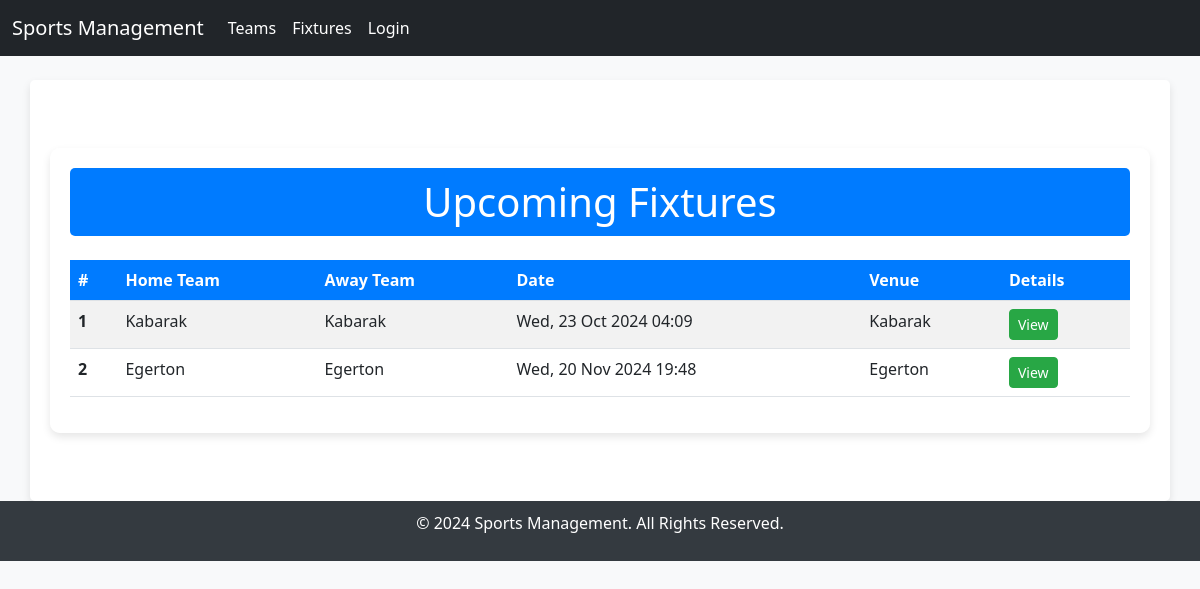
The page / on the database its author committed.
### sports/models.py (models this page shows, shortened)
class Fixture(models.Model):
    sport = models.ForeignKey(Sport, on_delete=models.CASCADE)
    team_home = models.ForeignKey(Team, related_name='home_team', on_delete=models.CASCADE)
    team_away = models.ForeignKey(Team, related_name='away_team', on_delete=models.CASCADE)
    venue = models.ForeignKey(Venue, on_delete=models.CASCADE)
    match_date = models.DateTimeField()
    result = models.CharField(max_length=100, blank=True, null=True)

class Team(models.Model):
    name = models.CharField(max_length=200)
    coach = models.ForeignKey(User, on_delete=models.CASCADE)
    sport = models.ForeignKey(Sport, on_delete=models.CASCADE)
    def __str__(self):
        return self.name

class Venue(models.Model):
    name = models.CharField(max_length=200)
    location = models.CharField(max_length=300)
    capacity = models.IntegerField()
    def __str__(self):
        return self.name

### sports/views.py (the view)
# urls.py: 2. Add a URL to urlpatterns:  path('', views.home, name='home')
def home(request):
    fixtures = Fixture.objects.all().order_by('match_date')
    return render(request,"index.html",{'fixtures': fixtures})

### sports/templates/index.html (shortened to what this page needs)
{% extends 'base.html' %}
{% block content %}
{% load static %}
<div class="container my-5 fixture-table">
    <h1 class="fixture-header mb-4">Upcoming Fixtures</h1>
    <table class="table table-striped">
        <thead>
            <tr>
                <th scope="col">#</th>
                <th scope="col">Home Team</th>
                <th scope="col">Away Team</th>
                <th scope="col">Date</th>
                <th scope="col">Venue</th>
                <th scope="col">Details</th>
            </tr>
        </thead>
        <tbody>
            {% for fixture in fixtures %}
            <tr>
                <th scope="row">{{ forloop.counter }}</th>
                <td>{{ fixture.team_home }}</td>
                <td>{{ fixture.team_away }}</td>
                <td>{{ fixture.match_date|date:"D, d M Y H:i" }}</td>
                <td>{{ fixture.venue }}</td>
                <td><a href="{% url 'fixture_detail' fixture.id %}" class="btn btn-primary btn-sm">View</a></td>
            </tr>
            {% empty %}
            <tr>
                <td colspan="6" class="no-fixtures">No fixtures scheduled.</td>
            </tr>
            {% endfor %}
        </tbody>
    </table>
</div>
{% endblock %}

### sports/templates/base.html (style rules this page uses)
html, body { height: 100%; margin: 0; }
body { display: flex; flex-direction: column; background-color: #f8f9fa; }
.container { background-color: white; border-radius: 5px; padding: 20px; box-shadow: 0 4px 8px rgba(0, 0, 0, 0.1); flex: 1; }

### rows shown on the page
Fixture: team_home "Kabarak", team_away "Kabarak", match_date "Wed, 23 Oct 2024 04:09", venue "Kabarak"
Fixture: team_home "Egerton", team_away "Egerton", match_date "Wed, 20 Nov 2024 19:48", venue "Egerton"
